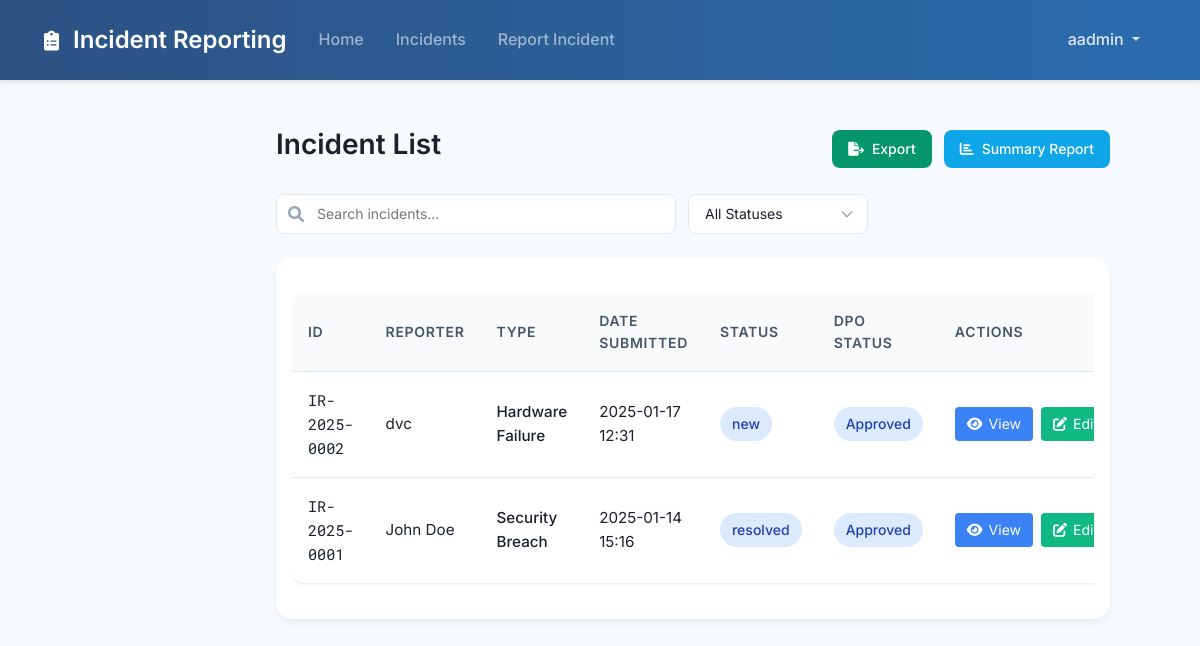
Screenshot of /incidents/ (signed in) with the database file from the repository.
### accounts/models.py (models this page shows, shortened)
class Incident(models.Model):
    IMPACT_CHOICES = [
        ('low', 'Low'),
        ('medium', 'Medium'),
        ('high', 'High'),
        ('critical', 'Critical'),
    ]
    STATUS_CHOICES = [
        ('pending', 'Pending'),
        ('in_progress', 'In Progress'),
        ('resolved', 'Resolved'),
        ('closed', 'Closed')
    ]
    DPO_STATUS_CHOICES = [
        ('pending', 'Pending Review'),
        ('approved', 'Approved'),
        ('needs_action', 'Needs Action'),
        ('rejected', 'Rejected')
    ]
    incident_number = models.CharField(max_length=50, unique=True)
    year = models.IntegerField(default=timezone.now().year)
    date_submitted = models.DateTimeField(auto_now_add=True)
    reporter_name = models.CharField(max_length=100)
    position = models.CharField(max_length=100)
    department = models.CharField(max_length=100)
    incident_type = models.ForeignKey('IncidentType', on_delete=models.SET_NULL, null=True)
    status = models.CharField(max_length=20, choices=STATUS_CHOICES, default='pending')
    description = models.TextField(verbose_name='Description of Incident', default='Not provided')
    scope = models.TextField(verbose_name='Scope of Incident', default='Not provided')
    systems_affected_count = models.IntegerField(verbose_name='Estimated Quantity of Systems Affected')
    data_subjects_count = models.IntegerField(verbose_name='Estimated Quantity of Data Subjects Affected')
    data_subjects_groups = models.TextField(verbose_name='Data Subjects Affected', default='Not provided')
    additional_scope_info = models.TextField(verbose_name='Additional Scope Information', blank=True, null=True)
    impact_level = models.CharField(max_length=20, choices=IMPACT_CHOICES, verbose_name='Impact of Incident')
    estimated_cost = models.DecimalField(max_digits=10, decimal_places=2, verbose_name='Estimated Total Cost Incurred', null=True, blank=True)
    additional_impact_info = models.TextField(verbose_name='Additional Impact Information', blank=True, null=True)
    data_sensitivity = models.TextField(verbose_name='Sensitivity of Affected Data/Information', default='Not provided')
    data_quantity = models.TextField(verbose_name='Quantity of Data/Information Affected', default='Not provided')
    additional_data_info = models.TextField(verbose_name='Additional Affected Data Information', blank=True, null=True)
    attack_sources = models.TextField(verbose_name='Attack Sources', default='Not specified')
    attack_destinations = models.TextField(verbose_name='Attack Destinations', default='Not specified')
    affected_ips = models.TextField(verbose_name='IP Addresses of Affected Systems', default='Not specified')
    affected_domains = models.TextField(verbose_name='Domain Names of Affected Systems', default='Not specified')
    system_functions = models.TextField(verbose_name='Primary Functions of Affected Systems', default='Not specified')
    operating_systems = models.TextField(verbose_name='Operating Systems of Affected Systems', default='Not specified')
    patch_levels = models.TextField(verbose_name='Patch Level of Affected Systems', default='Not specified')
    security_software = models.TextField(verbose_name='Security Software Loaded on Affected Systems', default='Not specified')
    physical_location = models.TextField(verbose_name='Physical Location of Affected Systems', default='Not specified')
    additional_system_details = models.TextField(verbose_name='Additional System Details', blank=True, null=True)
    affected_user_titles = models.TextField(verbose_name='Job Titles of Affected Users', default='Not specified')
    access_levels = models.TextField(verbose_name='System Access Levels or Rights of Affected Users', default='Not specified')
    additional_user_details = models.TextField(verbose_name='Additional User Details', blank=True, null=True)
    discovery_date = models.DateTimeField(verbose_name='Date and Time of Discovery')
    incident_date = models.DateTimeField(verbose_name='Date and Time When the Actual Incident Occurred')
    containment_date = models.DateTimeField(verbose_name='Date and Time When the Incident Was Contained', null=True, blank=True)
    detailed_timeline = models.TextField(verbose_name='Detailed Incident Timeline', default='Not provided')
    attachments = models.FileField(upload_to='incident_attachments/', verbose_name='Supporting Documents', null=True, blank=True)
    attachment = models.FileField(upload_to='incident_attachments/', null=True, blank=True, verbose_name='Attachment')
    last_updated = models.DateTimeField(auto_now=True)
    actions_identify_resources = models.TextField(blank=True, null=True)
    actions_address_incident = models.TextField(blank=True, null=True)
    actions_mitigate_harm = models.TextField(blank=True, null=True)
    actions_prevent_similar = models.TextField(blank=True, null=True)
    additional_actions_planned = models.TextField(blank=True, null=True)
    dpo_remarks = models.TextField(blank=True, null=True)
    dpo_evaluation_date = models.DateTimeField(blank=True, null=True)
    dpo_status = models.CharField(max_length=20, choices=DPO_STATUS_CHOICES, default='pending')
    class Meta:
        ordering = ['-date_submitted']

class IncidentType(models.Model):
    name = models.CharField(max_length=100)
    description = models.TextField(blank=True)

### accounts/views.py (the view)
# urls.py: path('incidents/', views.incident_list, name='incident_list'),
@login_required
def incident_list(request):
    incidents = Incident.objects.all().order_by('-id')
    return render(request, 'accounts/admin/incident_list.html', {'incidents': incidents})

### accounts/templates/accounts/admin/incident_list.html (shortened to what this page needs)
{% extends 'admin/base_admin.html' %}
{% load static %}
{% block admin_content %}
<link rel="stylesheet" href="https://cdn.jsdelivr.net/npm/bootstrap-icons@1.7.2/font/bootstrap-icons.css">
<div class="container-fluid py-4">
    <div class="page-header">
        <h1 class="page-title">Incident List</h1>
        <div class="header-actions">
            <button class="btn-export">
                <i class="fas fa-file-export"></i>
                Export
            </button>
            <button class="btn-summary">
                <i class="fas fa-chart-bar"></i>
                Summary Report
            </button>
        </div>
    </div>
    <div class="filters-container">
        <div class="search-wrapper">
            <i class="fas fa-search search-icon"></i>
            <input type="text"
                   class="search-input"
                   placeholder="Search incidents..."
                   id="searchInput">
        </div>
        <div class="status-filter-wrapper">
            <select class="status-select" id="statusFilter">
                <option value="all">All Statuses</option>
            </select>
        </div>
    </div>
    <div class="card">
        <div class="card-body">
            <div class="table-responsive">
                <table class="incident-table">
                    <thead>
                        <tr>
                            <th>ID</th>
                            <th>Reporter</th>
                            <th>Type</th>
                            <th>Date Submitted</th>
                            <th>Status</th>
                            <th>DPO Status</th>
                            <th>Actions</th>
                        </tr>
                    </thead>
                    <tbody>
                        {% for incident in incidents %}
                        <tr>
                            <td class="incident-id">{{ incident.incident_number }}</td>
                            <td>{{ incident.reporter_name }}</td>
                            <td class="incident-type">{{ incident.incident_type.name }}</td>
                            <td class="incident-date">{{ incident.date_submitted|date:"Y-m-d H:i" }}</td>
                            <td>
                                <span class="status-badge {% if incident.status == 'Open' %}status-resolved{% elif incident.status == 'In Progress' %}status-warning{% else %}status-approved{% endif %}">
                                    {{ incident.status }}
                                </span>
                            </td>
                            <td>
                                <span class="status-badge status-approved">
                                    Approved
                                </span>
                            </td>
                            <td>
                                <div class="action-buttons">
                                    <a href="{% url 'accounts:admin_incident_detail' incident.id %}"
                                       class="btn-action btn-view"
                                       data-bs-toggle="tooltip"
                                       title="View Details">
                                        <i class="fas fa-eye"></i> View
                                    </a>
                                    <a href="{% url 'accounts:admin_incident_edit' incident.id %}"
                                       class="btn-action btn-edit"
                                       data-bs-toggle="tooltip"
                                       title="Edit Report">
                                        <i class="fas fa-edit"></i> Edit
                                    </a>
                                </div>
                            </td>
                        </tr>
                        {% endfor %}
                    </tbody>
                </table>
            </div>
        </div>
    </div>
</div>
{% endblock %}

### accounts/templates/admin/base_admin.html
{% extends 'base_layout.html' %}
{% load static %}
{% block content %}
<div class="container-fluid">
    <div class="row">
        <main class="col-md-10 ms-sm-auto px-md-4">
            {% block admin_content %}{% endblock %}
        </main>
    </div>
</div>
{% endblock %}

### accounts/templates/base_layout.html (shortened to what this page needs)
{% load static %}
<!DOCTYPE html>
<html lang="en">
<head>
    <link href="https://cdn.jsdelivr.net/npm/bootstrap@5.1.3/dist/css/bootstrap.min.css" rel="stylesheet">
    <link rel="stylesheet" href="{% static 'css/style.css' %}">
    <link rel="stylesheet" href="https://cdnjs.cloudflare.com/ajax/libs/font-awesome/6.0.0-beta3/css/all.min.css">
</head>
<body>
    <nav class="navbar navbar-expand-lg navbar-dark bg-dark">
        <div class="container">
            <a class="navbar-brand" href="{% url 'accounts:home' %}">
                <i class="fas fa-clipboard-list"></i> Incident Reporting
            </a>
            <div class="collapse navbar-collapse" id="navbarNav">
                <ul class="navbar-nav me-auto">
                    <li class="nav-item">
                        <a class="nav-link" href="{% url 'accounts:home' %}">Home</a>
                    </li>
                    {% if user.is_staff %}
                        <li class="nav-item">
                            <a class="nav-link" href="{% url 'accounts:incident_list' %}">Incidents</a>
                        </li>
                    {% endif %}
                    <li class="nav-item">
                        <a class="nav-link" href="{% url 'accounts:report_incident' %}">Report Incident</a>
                    </li>
                </ul>
                <ul class="navbar-nav">
                    {% if user.is_authenticated %}
                        <li class="nav-item dropdown">
                            <a class="nav-link dropdown-toggle" href="#" id="navbarDropdown" role="button"
                               data-bs-toggle="dropdown" aria-expanded="false">
                                {{ user.username }}
                            </a>
                        </li>
                    {% else %}
                        <li class="nav-item">
                            <a class="nav-link" href="{% url 'accounts:login' %}">Login</a>
                        </li>
                    {% endif %}
                </ul>
            </div>
        </div>
    </nav>
    <div class="container mt-4">
        {% block content %}{% endblock %}
    </div>
</body>
</html>

### accounts/static/css/style.css (style rules this page uses)
body { font-family: 'Inter', 'Roboto', sans-serif; line-height: 1.6; color: #2d3748; background-color: #f7fafc; }
.card { border: none; border-radius: 1rem; box-shadow: 0 4px 6px rgba(0, 0, 0, 0.05); transition: all 0.3s ease; }
.incident-table { width: 100%; background: white; border-radius: 12px; box-shadow: 0 1px 3px rgba(0, 0, 0, 0.1); border-collapse: separate; border-spacing: 0; margin: 20px 0; }
.incident-table thead th { background-color: #f8fafc; color: #475569; font-weight: 600; font-size: 0.875rem; text-transform: uppercase; letter-spacing: 0.05em; padding: 16px; border-bottom: 1px solid #e2e8f0; }
.incident-table thead th:first-child { border-top-left-radius: 12px; }
.incident-table thead th:last-child { border-top-right-radius: 12px; }
.incident-table tbody td { padding: 16px; color: #1a202c; font-size: 0.95rem; border-bottom: 1px solid #e2e8f0; vertical-align: middle; }
.incident-table tbody tr:last-child td { border-bottom: none; }
.status-badge { padding: 6px 12px; border-radius: 20px; font-size: 0.875rem; font-weight: 500; display: inline-block; }
.status-approved { background-color: #dbeafe; color: #1e40af; }
.action-buttons { display: flex; gap: 8px; }
.btn-action { padding: 6px 12px; border: none; border-radius: 4px; font-size: 14px; cursor: pointer; display: inline-flex; align-items: center; gap: 6px; text-decoration: none; transition: all 0.2s; }
.btn-view { background-color: #3b82f6; color: white; }
.btn-edit { background-color: #10b981; color: white; }
.btn-action i { font-size: 14px; }
.incident-id { font-family: 'Roboto Mono', monospace; color: #6b7280; font-size: 0.875rem; }
.incident-type { font-weight: 500; color: #4b5563; }
.incident-date { color: #6b7280; font-size: 0.875rem; }
.navbar { background: linear-gradient(to right, #2c5282, #2b6cb0); box-shadow: 0 2px 4px rgba(0, 0, 0, 0.1); padding: 1rem 2rem; }
.navbar-brand { font-size: 1.5rem; font-weight: 600; color: white !important; }
.navbar-brand i { margin-right: 0.5rem; font-size: 1.25rem; }
.nav-link { font-weight: 500; padding: 0.5rem 1rem !important; transition: all 0.3s ease; }
.search-icon { position: absolute; left: 16px; top: 50%; transform: translateY(-50%); color: #a0aec0; }
.search-icon { position: absolute; left: 14px; top: 50%; transform: translateY(-50%); color: #9ca3af; font-size: 16px; }
.page-header { display: flex; justify-content: space-between; align-items: center; margin-bottom: 24px; }
.page-title { font-size: 1.75rem; font-weight: 600; color: #1a202c; }
.header-actions { display: flex; gap: 12px; }
.btn-export, .btn-summary { padding: 8px 16px; border-radius: 8px; font-weight: 500; font-size: 0.875rem; display: inline-flex; align-items: center; gap: 8px; transition: all 0.2s; border: none; cursor: pointer; }
.btn-export { background-color: #059669; color: white; }
.btn-summary { background-color: #0ea5e9; color: white; }
.filters-container { display: flex; gap: 12px; margin-bottom: 24px; align-items: center; }
.search-wrapper { position: relative; flex: 1; max-width: 400px; }
.search-input { width: 100%; height: 40px; padding: 8px 16px 8px 40px; border: 1px solid #e2e8f0; border-radius: 8px; background-color: white; font-size: 0.875rem; transition: all 0.2s; }
.search-icon { position: absolute; left: 12px; top: 50%; transform: translateY(-50%); color: #94a3b8; }
.status-filter-wrapper { position: relative; width: 180px; }
.status-select { width: 100%; height: 40px; padding: 8px 32px 8px 16px; border: 1px solid #e2e8f0; border-radius: 8px; background-color: white; font-size: 0.875rem; color: #1a202c; cursor: pointer; appearance: none; background-repeat: no-repeat; background-position: right 12px center; background-size: 16px; transition: all 0.2s; }
.nav-item.dropdown { position: relative; }
.dropdown-toggle { color: rgba(255, 255, 255, 0.85) !important; text-decoration: none; padding: 8px 16px; background: none; border: none; }

### rows the page displays
Incident: incident_number "IR-2025-0002", reporter_name "dvc", incident_type.name "Hardware Failure", date_submitted "2025-01-17 12:31", status "new"
Incident: incident_number "IR-2025-0001", reporter_name "John Doe", incident_type.name "Security Breach", date_submitted "2025-01-14 15:16", status "resolved"

### other values shown
{{ user.username }} "aadmin"
